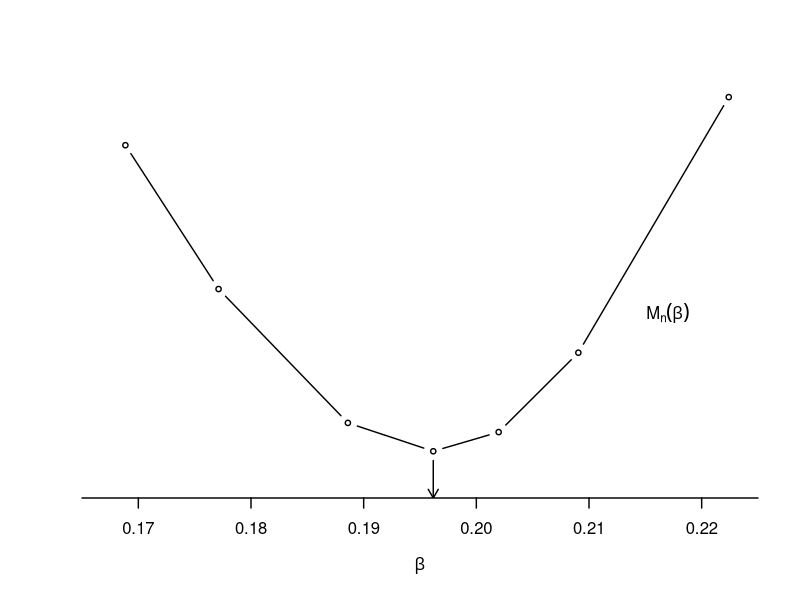
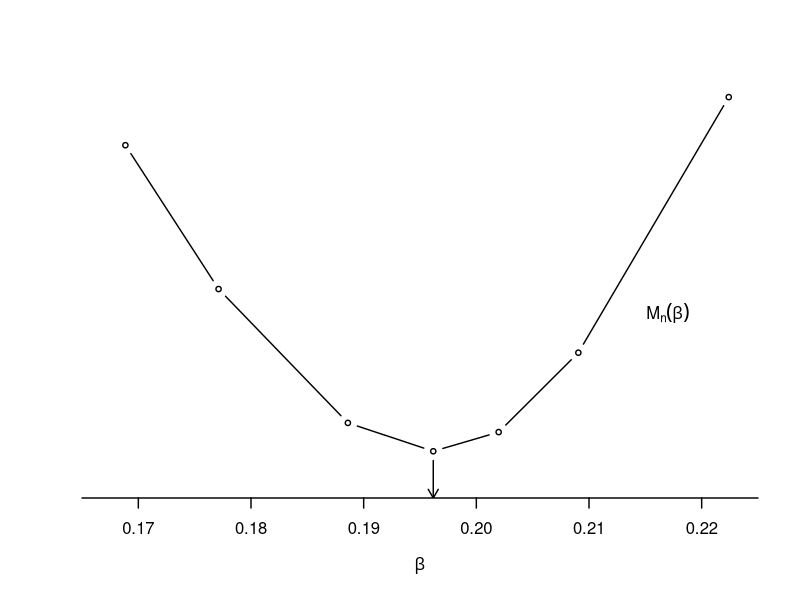

Here is the R script that generated these plots, in order:
#####################################
### This file generates Figure 24.1b
### LAD Criterion
#####################################
### Uses data file cps09mar.txt
#####################################

dat <- read.table("cps09mar.txt")
experience <- dat[,1]-dat[,4]-6
mbf <- (dat[,11]==2)&(dat[,12]<=2)&(dat[,2]==1)&(experience==12)
y <- as.matrix(log(dat[,5]/(dat[,6]*dat[,7])))
x <- dat[,4]
s <- c(1,6,8,9,10,13,20)
ys <- y[mbf]
ys <- ys[s]
xs <- x[mbf]
xs <- xs[s]
z <- sort(ys/xs)

n <- length(z)
f <- matrix(0,n,1)
for (i in 1:n){
  f[i] <- mean(abs(ys - xs*z[i]))
}
beta <- z[which.min(f)]
fmin <- min(f)

wd <- 1.4

pdf("HANSEN24-1b.pdf",family="Helvetica",colormodel='cmyk',width=4.5,height=4.5)
plot(z,f,type="b",lty=1,xaxs="i",yaxs="i",ylab="",xlab=expression(beta),yaxt="n",xaxt="n",bty="n",xlim=c(.165,.225),ylim=c(.18,.45),cex=.7,lwd=wd)
axis(side=1,seq(.16,.23,.01),lwd=wd)
text(.217,.3,expression(M[n](beta)))
arrows(beta,fmin-.006,beta,.18,code=2,length=0.1,lwd=wd)
dev.off()

postscript("HANSEN24-1b.eps",paper="special",width=4.5,height=4.5,horizontal=FALSE,onefile=FALSE,family="Helvetica",colormodel='cmyk')
plot(z,f,type="b",lty=1,xaxs="i",yaxs="i",ylab="",xlab=expression(beta),yaxt="n",xaxt="n",bty="n",xlim=c(.165,.225),ylim=c(.18,.45),cex=.7,lwd=wd)
axis(side=1,seq(.16,.23,.01),lwd=wd)
text(.217,.3,expression(M[n](beta)))
arrows(beta,fmin-.006,beta,.18,code=2,length=0.1,lwd=wd)
dev.off()
